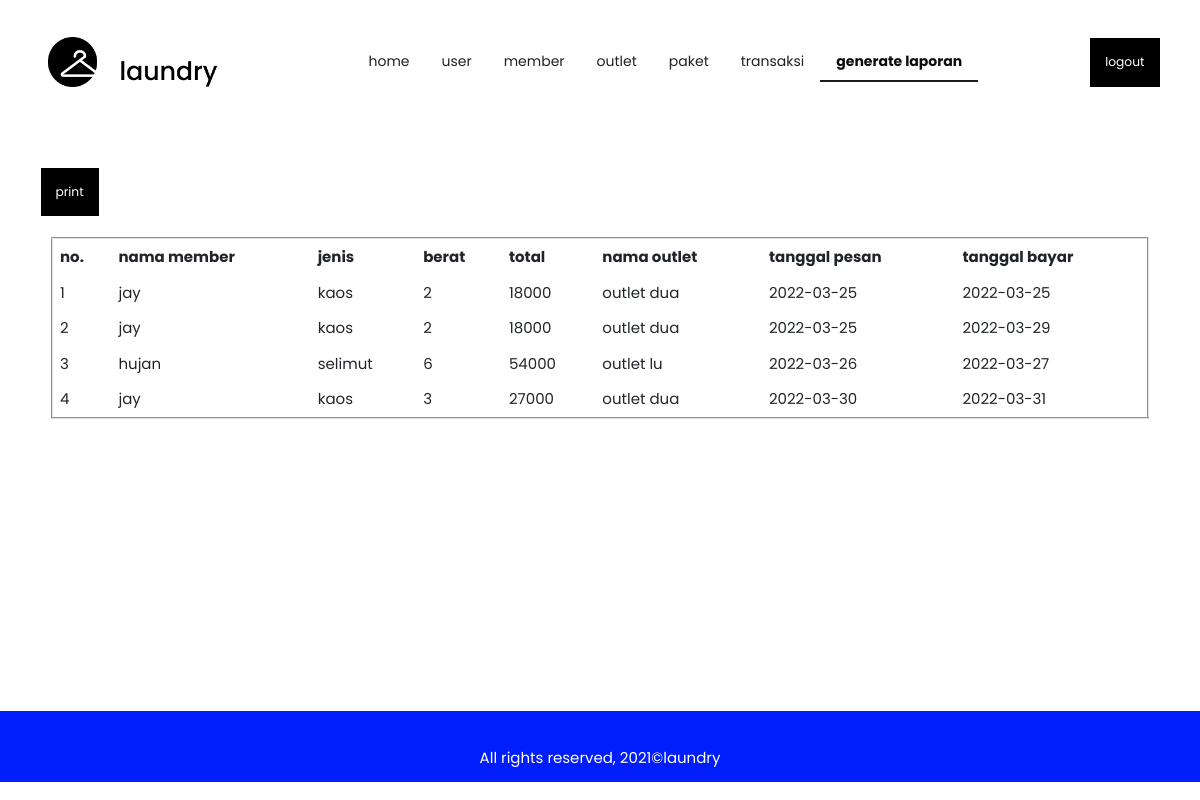
The page /admin/generate.php on the database its author committed.
### tables this page shows
CREATE TABLE `transaksi` (
  `id_transaksi` int(11) NOT NULL,
  `id_member` int(11) NOT NULL,
  `id_paket` int(11) NOT NULL,
  `berat` int(11) NOT NULL,
  `tgl` date NOT NULL,
  `tgl_bayar` date NOT NULL,
  `status_proses` varchar(20) NOT NULL,
  `status_bayar` varchar(20) NOT NULL,
  `metode` varchar(100) NOT NULL,
  `id_outlet` int(11) NOT NULL,
  `total` int(100) NOT NULL
);

CREATE TABLE `member` (
  `id_member` int(11) NOT NULL,
  `nama` varchar(100) NOT NULL,
  `alamat` varchar(225) NOT NULL,
  `jenis_kelamin` enum('pria','wanita') NOT NULL,
  `tlp` varchar(15) NOT NULL
);

CREATE TABLE `paket` (
  `id_paket` int(11) NOT NULL,
  `jenis` varchar(50) NOT NULL,
  `harga` int(11) NOT NULL
);

CREATE TABLE `outlet` (
  `id_outlet` int(11) NOT NULL,
  `nama_outlet` varchar(100) NOT NULL,
  `id_user` int(11) NOT NULL,
  `alamat` varchar(200) NOT NULL
);

### admin/generate.php (the view, shortened to what this page needs)
<?php
include "../include/connection.php";
$query = "SELECT * FROM transaksi JOIN member ON transaksi.id_member = member.id_member
        JOIN paket ON transaksi.id_paket = paket.id_paket JOIN outlet ON transaksi.id_outlet = outlet.id_outlet";
$sql = mysqli_query($conn, $query);
$query2 = "SELECT * FROM transaksi INNER JOIN paket ON transaksi.id_paket = paket.id_paket";
$sql2 = mysqli_query($conn, $query2);
$data2 = mysqli_fetch_array($sql2);
?>
<!DOCTYPE html>
<html lang="en">
    <head>
        <link href="../css/styles.css" rel="stylesheet" />
        <link href="../css/user.css" rel="stylesheet" />
    </head>
    <body>
        <br>
        <nav class="navbar static-top">
            <div class="container">
                <img src="../assets/img/logo.png" width="200" height="50">
                <div class="ui secondary pointing menu">
                    <center><a class="item" href="home.php">home</a></center>
                    <center><a class="item" href="user.php">user</a></center>
                    <center><a class="item" href="member.php">member</a></center>
                    <center><a class="item" href="outlet.php">outlet</a></center>
                    <center><a class="item" href="paket.php">paket</a></center>
                    <center><a class="item" href="transaksi.php">transaksi</a></center>
                    <center><a class="active item" href="generate.php">generate laporan</a></center>
                </div>
                <div>
                    <a class="btn btn-primary btn-dark btn-sm" type="" href="../include/logout.php">logout</a>
                </div>
            </div>
        </nav>
        <br><br><br>
        <div>
            <div class="container-fluid px-4">
                <div class="container">
                <div>
                    <a class="btn btn-primary btn-dark btn-sm me-md-2"  onclick="print() "type="button">print</a>
                </div>
                <br>
                <div class="main ui container">
                    <div class="bd-example">
                        <table class="table table-borderless" border="2">
                            <thead>
                                <tr>
                                    <th scope="col">no.</th>
                                    <th scope="col">nama member</th>
                                    <th scope="col">jenis</th>
                                    <th scope="col">berat</th>
                                    <th scope="col">total</th>
                                    <th scope="col">nama outlet</th>
                                    <th scope="col">tanggal pesan</th>
                                    <th scope="col">tanggal bayar</th>
                                </tr>
                            </thead>
                            <tbody>
                                <?php $i=1;
                                while($data = mysqli_fetch_array($sql)){
                                ?>
                                <tr>
                                    <td> <?= $i++?> </td>
                                    <td> <?= $data['nama']?> </td>
                                    <td> <?= $data['jenis']?> </td>
                                    <td> <?= $data['berat']?> </td>
                                    <td> <?= $data2['harga'] * $data['berat']?> </td>
                                    <td> <?= $data['nama_outlet']?> </td>
                                    <td> <?= $data['tgl']?> </td>
                                    <td> <?= $data['tgl_bayar']?> </td>
                                <?php } ?>
                            </tbody>
                        </table>
                    </div>
                </div>
            </div>
        </div>
        <br><br><br><br><br><br><br><br><br><br><br><br><br>
        <footer class="bg-light text-center text-lg-start">
            <div class="text-center p-3" style="background-color: #001dfc;" >
                <br>
                <p class="text-white">All rights reserved, 2021©laundry</p>
            </div>
        </footer>
    </body>
</html>

### rows shown on the page
transaksi: id_member.nama "jay", id_paket.jenis "kaos", berat "2", $data2['harga'] * $data['berat'] "18000", id_outlet.nama_outlet "outlet dua", tgl "2022-03-25", tgl_bayar "2022-03-25"
transaksi: id_member.nama "jay", id_paket.jenis "kaos", berat "2", $data2['harga'] * $data['berat'] "18000", id_outlet.nama_outlet "outlet dua", tgl "2022-03-25", tgl_bayar "2022-03-29"
transaksi: id_member.nama "hujan", id_paket.jenis "selimut", berat "6", id_outlet.nama_outlet "outlet lu", tgl "2022-03-26", tgl_bayar "2022-03-27"
paket: $data2['harga']*$data['berat'] "54000"
transaksi: id_member.nama "jay", id_paket.jenis "kaos", berat "3", $data2['harga'] * $data['berat'] "27000", id_outlet.nama_outlet "outlet dua", tgl "2022-03-30", tgl_bayar "2022-03-31"
